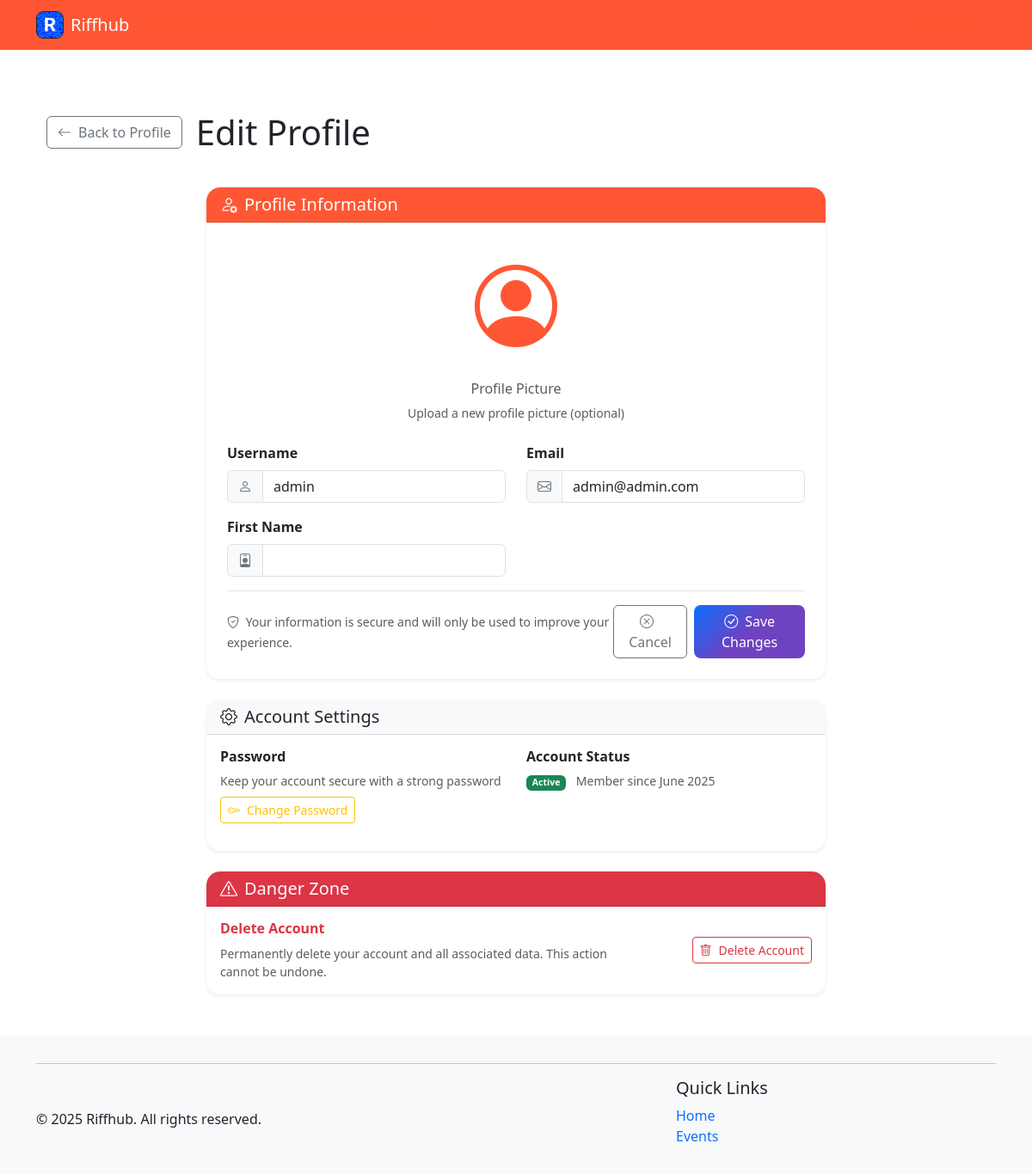
Page /auth/profile/edit (signed in) on the earlier database version.
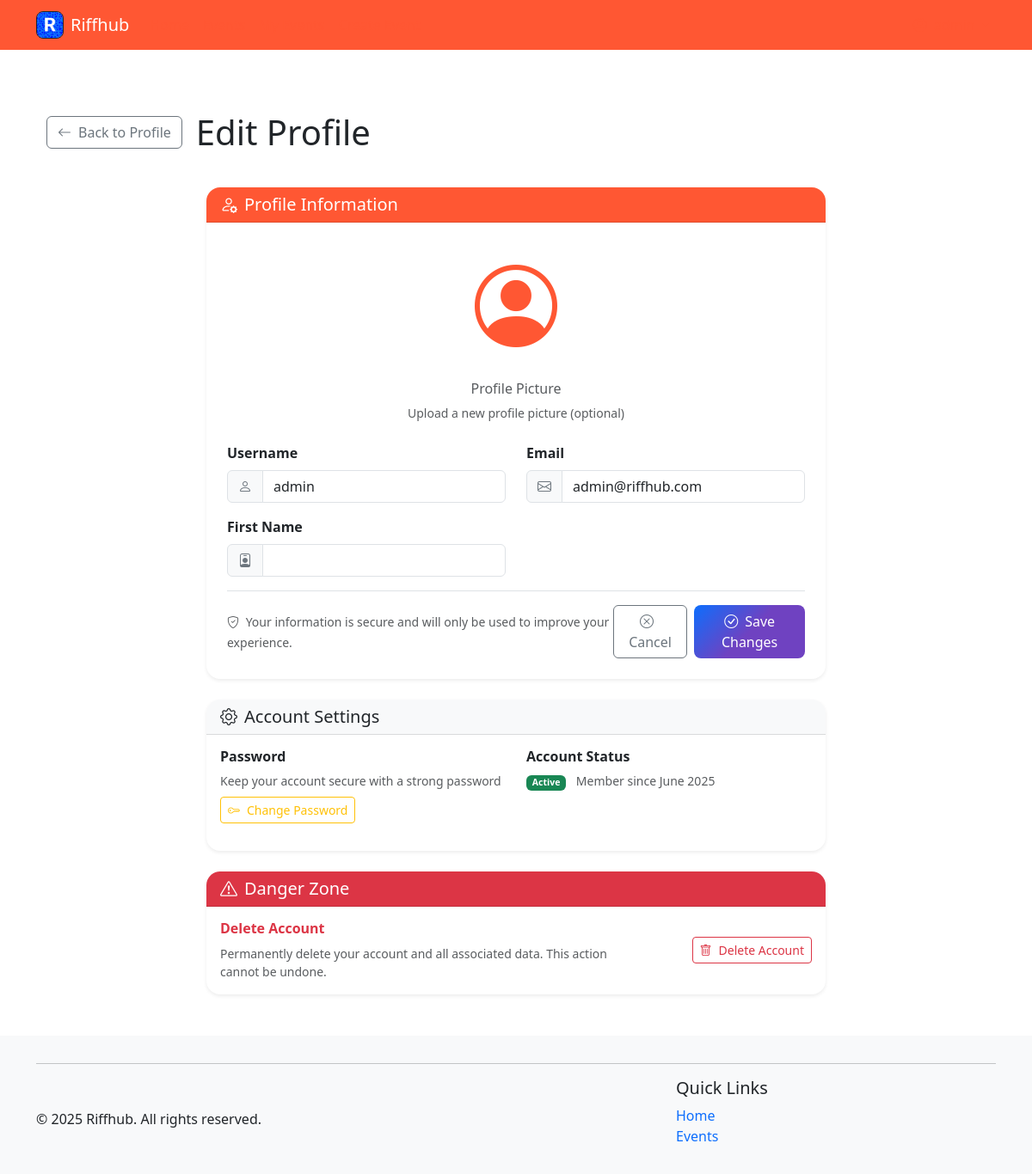
Same page on the later database version.
### riffhub/models.py (models this page shows, shortened)
class User(db.Model):
    __tablename__ = 'users'
    id = db.Column(db.Integer, primary_key=True)
    username = db.Column(db.String(80), unique=True, nullable=False)
    email = db.Column(db.String(120), unique=True, nullable=False)
    password_hash = db.Column(db.String(128), nullable=False)
    created_at = db.Column(db.DateTime, default=datetime.utcnow)
    events = db.relationship('Event', backref='organizer', lazy='dynamic', cascade='all, delete-orphan')
    orders = db.relationship('Order', backref='user', lazy='dynamic', cascade='all, delete-orphan')
    comments = db.relationship('Comment', backref='user', lazy='dynamic', cascade='all, delete-orphan')
    genres = db.relationship('Genre', backref='user', lazy='dynamic', cascade='all, delete-orphan')
    @property
    def password(self):
        raise AttributeError('password is not a readable attribute')

### riffhub/blueprints/auth/routes.py (the view, shortened to what this page needs)
@bp.route('/profile/edit', methods=['GET', 'POST'])
def edit_profile():
    if 'user_id' not in session:
        flash('Please log in to access your profile', 'danger')
        return redirect(url_for('auth.login'))
    user = User.query.get_or_404(session['user_id'])
    form = ProfileEditForm(obj=user)
    return render_template('edit_profile.html', form=form, user=user)

### riffhub/forms.py
class ProfileEditForm(FlaskForm):
    username = StringField("Username", validators=[
        DataRequired(),
        Length(min=3, max=80, message="Username must be between 3 and 80 characters")
    ])
    email = EmailField("Email", validators=[DataRequired()])
    first_name = StringField("First Name", validators=[
        DataRequired(),
        Length(min=1, max=50, message="First name must be between 1 and 50 characters")
    ])
    surname = StringField("Surname", validators=[
        DataRequired(),
        Length(min=1, max=50, message="Surname must be between 1 and 50 characters")
    ])
    contact_number = StringField("Contact Number", validators=[
        DataRequired(),
        Length(min=10, max=20, message="Contact number must be between 10 and 20 characters"),
        Regexp(r'^[\d\s\-\+\(\)]+$', message="Contact number can only contain digits, spaces, hyphens, plus signs, and parentheses")
    ])
    street_address = TextAreaField("Street Address", validators=[
        DataRequired(),
        Length(min=5, max=200, message="Street address must be between 5 and 200 characters")
    ])
    submit = SubmitField("Update Profile")

### riffhub/blueprints/auth/templates/edit_profile.html (shortened to what the changed rows need)
{% extends 'base.html' %}
{% import 'macros.html' as macros %}
{% block content %}
<div class="container my-5">
    <div class="row mb-4">
        <div class="col-12">
            <div class="d-flex align-items-center mb-3">
                <h1 class="mb-0">Edit Profile</h1>
            </div>
        </div>
    </div>
    <div class="row justify-content-center">
        <div class="col-lg-8">
            <div class="card shadow-sm">
                <div class="card-body p-4">
                    <form method="POST" enctype="multipart/form-data">
                        <div class="row">
                            <div class="col-md-6 mb-3">
                                <div class="input-group">
                                    <span class="input-group-text">
                                        <i class="bi bi-person"></i>
                                    </span>
                                    {{ form.username(class="form-control" + (" is-invalid" if form.username.errors else "")) }}
                                </div>
                            </div>
                            <div class="col-md-6 mb-3">
                                <div class="input-group">
                                    <span class="input-group-text">
                                        <i class="bi bi-envelope"></i>
                                    </span>
                                    {{ form.email(class="form-control" + (" is-invalid" if form.email.errors else "")) }}
                                </div>
                            </div>
                        </div>
                    </form>
                </div>
            </div>
            <div class="card shadow-sm mt-4">
                <div class="card-body">
                    <div class="row">
                        <div class="col-md-6 mb-3">
                            <h6 class="fw-bold">Account Status</h6>
                            <p class="text-muted small mb-2">
                                <span class="badge bg-success me-2">Active</span>
                                Member since {{ user.created_at.strftime('%B %Y') }}
                            </p>
                        </div>
                    </div>
                </div>
            </div>
        </div>
    </div>
</div>
{% endblock %}

Differences in the rows shown:
changed User "admin": email "admin@admin.com" → "admin@riffhub.com"
